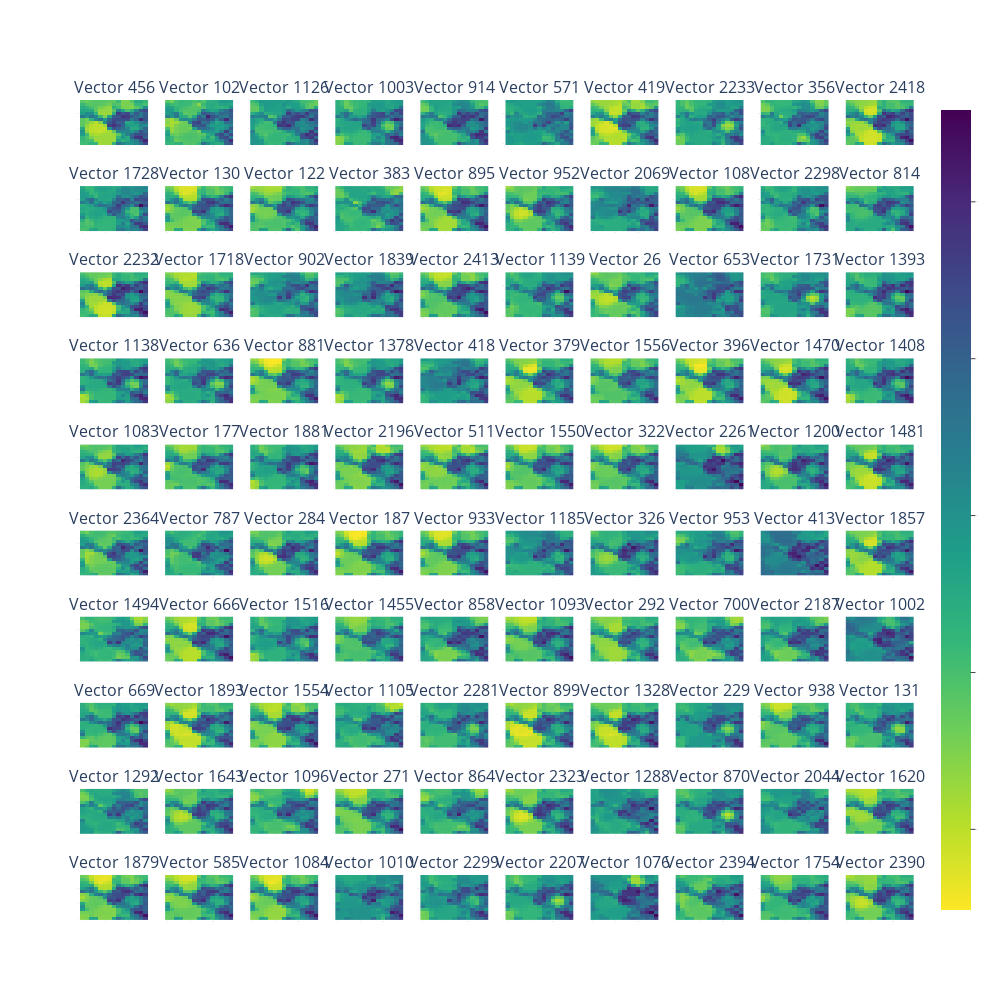

This figure's notebook cell:
### Code cell
from featureextractionsom.functions.matrix_operations import distance
from featureextractionsom.functions.utils import try_make_folder
from featureextractionsom.functions.evaluation import record_response
import numpy as np
from plotly.subplots import make_subplots
import plotly.graph_objects as go

# set image filepath
save_outputs_path = 'output/4_1'
try_make_folder(save_outputs_path)

# Create list of titles for plots indicating which vector generated the response
plot_titles = [f'Vector {v}' for v in test_indices]

# Create figure to display results
fig = make_subplots(
    rows=10, cols=10,
    subplot_titles = plot_titles)

# iterate through test vectors as well as through rows and columns of figure
i=0
for r in range(1,11):
    for c in range(1,11):
        # record response between test vector and SOM
        response = np.array([[distance(test_subset[i], node) for node in row] for row in trained_matrix])
        record_response(response, save_outputs_path + f'/vector{test_indices[i]}.png')
        
        # Add response to figure
        fig.append_trace(go.Heatmap(z=response, colorscale='Viridis_r',coloraxis="coloraxis"),
                         row=r, col=c)
        # Move to next test vector in list
        i+=1

# Display figure
fig.update_layout(
    height=1000, 
    width=1000,
    showlegend=False,
    font = dict(size=1),
    coloraxis = dict(colorscale='Viridis_r', colorbar = dict(ticks='outside')))
fig.show()
